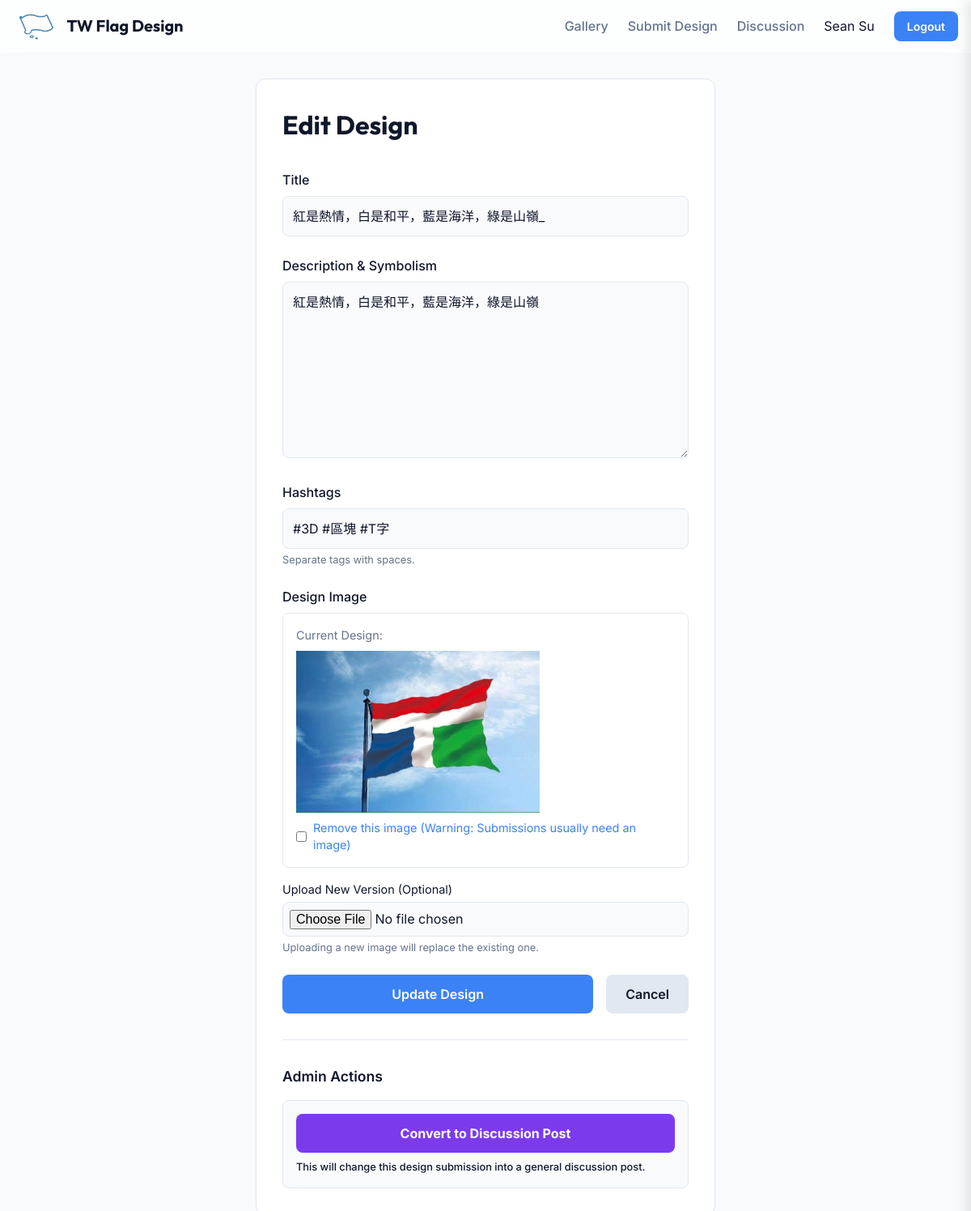
Screenshot of /design/e844417e-8405-4485-b4db-751bd1ac1eb1/edit (signed in) with the database file from the repository.
### app/models.py (models this page shows, shortened)
class User(db.Model, UserMixin):
    id = db.Column(db.Integer, primary_key=True)
    google_id = db.Column(db.String(100), unique=True, nullable=True) # Nullable for local testing if needed
    name = db.Column(db.String(100), nullable=False)
    email = db.Column(db.String(120), unique=True, nullable=False)
    profile_pic = db.Column(db.String(200))
    is_admin = db.Column(db.Boolean, default=False)
    designs = db.relationship('Design', backref='author', lazy=True)
    posts = db.relationship('Post', backref='author', lazy=True)
    comments = db.relationship('Comment', backref='author', lazy=True)
    ratings = db.relationship('Rating', backref='author', lazy=True)

class Design(db.Model):
    id = db.Column(db.Integer, primary_key=True)
    public_id = db.Column(db.String(36), unique=True, nullable=True)
    title = db.Column(db.String(100), nullable=False)
    description = db.Column(db.Text, nullable=False)
    image_filename = db.Column(db.String(100), nullable=False)
    hashtags = db.Column(db.Text, nullable=True)
    created_at = db.Column(db.DateTime, nullable=False, default=datetime.utcnow)
    approved = db.Column(db.Boolean, default=False)
    user_id = db.Column(db.Integer, db.ForeignKey('user.id'), nullable=False)
    comments = db.relationship('Comment', backref='design', lazy=True)
    ratings = db.relationship('Rating', backref='design', lazy=True)

### app/main/routes.py (the view, shortened to what this page needs)
@bp.route('/design/<public_id>/edit', methods=['GET', 'POST'])
@login_required
def edit_design(public_id):
    design = Design.query.filter_by(public_id=public_id).first_or_404()
    if design.author != current_user and not current_user.is_admin:
        abort(403)
    return render_template('edit_design.html', design=design)

### app/models.py (called while the page is built)
@login_manager.user_loader
def load_user(user_id):
    return User.query.get(int(user_id))

### app/templates/edit_design.html (shortened to what this page needs)
{% extends "layout.html" %}
{% block content %}
<div class="container" style="max-width: 600px;">
    <div class="card" style="padding: 2rem;">
        <h1 style="font-family: var(--font-heading); margin-bottom: 2rem; color: var(--color-primary);">Edit Design</h1>
        <form method="POST" enctype="multipart/form-data">
            <div style="margin-bottom: 1.5rem;">
                <label for="title" style="display: block; margin-bottom: 0.5rem; font-weight: 500;">Title</label>
                <input type="text" id="title" name="title" required value="{{ design.title }}"
                    style="width: 100%; padding: 0.75rem; border: 1px solid var(--color-border); border-radius: var(--radius-md); background: var(--color-background); color: var(--color-text-main);">
            </div>
            <div style="margin-bottom: 1.5rem;">
                <label for="description" style="display: block; margin-bottom: 0.5rem; font-weight: 500;">Description &
                    Symbolism</label>
                <textarea id="description" name="description" rows="8" required
                    style="width: 100%; padding: 0.75rem; border: 1px solid var(--color-border); border-radius: var(--radius-md); background: var(--color-background); color: var(--color-text-main); font-family: inherit;">{{ design.description }}</textarea>
            </div>
            <div style="margin-bottom: 1.5rem;">
                <label for="hashtags" style="display: block; margin-bottom: 0.5rem; font-weight: 500;">Hashtags</label>
                <input type="text" id="hashtags" name="hashtags" value="{{ design.hashtags or '' }}" autocomplete="off"
                    placeholder="#平面 #3D #搞笑"
                    style="width: 100%; padding: 0.75rem; border: 1px solid var(--color-border); border-radius: var(--radius-md); background: var(--color-background); color: var(--color-text-main);">
                <p style="font-size: 0.8rem; color: var(--color-text-muted); margin-top: 0.25rem;">Separate tags with
                    spaces.</p>
            </div>
            <div style="margin-bottom: 1.5rem;">
                <label style="display: block; margin-bottom: 0.5rem; font-weight: 500;">Design Image</label>
                {% if design.image_filename %}
                <div
                    style="margin-bottom: 1rem; padding: 1rem; border: 1px solid var(--color-border); border-radius: var(--radius-md);">
                    <p style="margin-bottom: 0.5rem; font-size: 0.9rem; color: var(--color-text-muted);">Current Design:
                    </p>
                    <img src="{{ url_for('static', filename='uploads/' + design.image_filename) }}" alt="Current Design"
                        style="max-height: 200px; max-width: 100%; display: block; margin-bottom: 0.5rem;">
                    <div style="display: flex; align-items: center; gap: 0.5rem;">
                        <input type="checkbox" id="remove_image" name="remove_image" value="yes">
                        <label for="remove_image" style="color: var(--color-accent); font-size: 0.9rem;">Remove this
                            image (Warning: Submissions usually need an image)</label>
                    </div>
                </div>
                {% endif %}
                <label for="image" style="display: block; font-size: 0.9rem; margin-bottom: 0.25rem;">Upload New Version
                    (Optional)</label>
                <input type="file" name="image" id="image" accept="image/*"
                    style="width: 100%; padding: 0.5rem; border: 1px solid var(--color-border); border-radius: var(--radius-md); background: var(--color-background); color: var(--color-text-main);">
                <p style="font-size: 0.8rem; color: var(--color-text-muted); margin-top: 0.25rem;">Uploading a new image
                    will replace the existing one.</p>
            </div>
            <div style="display: flex; gap: 1rem;">
                <button type="submit" class="btn btn-primary" style="flex-grow: 1;">Update Design</button>
                <a href="{{ url_for('main.design_detail', public_id=design.public_id) }}" class="btn"
                    style="background: var(--color-border); color: var(--color-text-main);">Cancel</a>
            </div>
        </form>
        {% if current_user.is_admin %}
        <div style="margin-top: 2rem; padding-top: 2rem; border-top: 1px solid var(--color-border);">
            <h3 style="font-size: 1.1rem; font-weight: 600; color: var(--color-primary); margin-bottom: 1rem;">Admin
                Actions</h3>
            <div
                style="background: var(--color-background); padding: 1rem; border: 1px solid var(--color-border); border-radius: var(--radius-md);">
                <form action="{{ url_for('main.convert_design_to_post', public_id=design.public_id) }}" method="POST">
                    <div id="convert-initial">
                        <button type="button" class="btn"
                            style="background-color: #7c3aed; color: #ffffff; width: 100%; font-weight: bold;"
                            onclick="document.getElementById('convert-initial').style.display='none'; document.getElementById('convert-confirm-ui').style.display='block';">
                            Convert to Discussion Post
                        </button>
                    </div>
                </form>
                <p style="font-size: 0.8rem; color: var(--color-text-main); margin-top: 0.5rem; font-weight: 500;">This
                    will change this design submission into a general discussion post.</p>
            </div>
        </div>
        {% endif %}
    </div>
</div>
{% endblock %}

### app/templates/layout.html (shortened to what this page needs)
<!DOCTYPE html>
<html lang="en">
<head>
    <link rel="stylesheet" href="{{ url_for('static', filename='css/variables.css') }}">
    <link rel="stylesheet" href="{{ url_for('static', filename='css/base.css') }}">
</head>
<body>
    <nav class="navbar">
        <div class="container nav-container">
            <a href="{{ url_for('main.index') }}" class="nav-logo"
                style="display: flex; align-items: center; gap: 0.5rem; text-decoration: none;">
                <img src="{{ url_for('static', filename='img/logo.png') }}" alt="Logo"
                    style="height: 40px; width: auto;">
                TW Flag Design
            </a>
            <div class="nav-links">
                <a href="{{ url_for('main.index') }}" class="nav-item">Gallery</a>
                <a href="{{ url_for('main.submit') }}" class="nav-item">Submit Design</a>
                <a href="#" id="sidePanelToggle" class="nav-item">Discussion</a>
                {% if current_user.is_authenticated %}
                <span>{{ current_user.name }}</span>
                <a href="{{ url_for('auth.logout') }}" class="btn btn-primary"
                    style="padding: 0.5rem 1rem; font-size: 0.875rem;">Logout</a>
                {% else %}
                <a href="{{ url_for('auth.login') }}" class="btn btn-primary"
                    style="padding: 0.5rem 1rem; font-size: 0.875rem;">Login</a>
                {% endif %}
            </div>
        </div>
    </nav>
    <main class="container main-content">
        {% block content %}{% endblock %}
    </main>
</body>
</html>

### app/static/css/variables.css (style rules this page uses)
:root { --color-primary: #0f172a; --color-primary-light: #1e293b; --color-accent: #3b82f6; --color-accent-hover: #2563eb; --color-background: #f8fafc; --color-surface: #ffffff; --color-text-main: #0f172a; --color-text-muted: #64748b; --color-border: #e2e8f0; --color-success: #10b981; --color-error: #ef4444; --shadow-sm: 0 1px 2px 0 rgb(0 0 0 / 0.05); --shadow-md: 0 4px 6px -1px rgb(0 0 0 / 0.1), 0 2px 4px -2px rgb(0 0 0 / 0.1); --shadow-lg: 0 10px 15px -3px rgb(0 0 0 / 0.1), 0 4px 6px -4px rgb(0 0 0 / 0.1); --glass-background: rgba(255, 255, 255, 0.7); --glass-border: rgba(255, 255, 255, 0.2); --font-sans: 'Inter', system-ui, -apple-system, sans-serif; --font-heading: 'Outfit', sans-serif; --radius-sm: 0.375rem; --radius-md: 0.5rem; --radius-lg: 0.75rem; --radius-xl: 1rem; --spacing-container: 1200px; }

### app/static/css/base.css (style rules this page uses)
*, *::before, *::after { box-sizing: border-box; margin: 0; padding: 0; }
body { font-family: var(--font-sans); background-color: var(--color-background); color: var(--color-text-main); line-height: 1.5; -webkit-font-smoothing: antialiased; }
img, picture, video, canvas, svg { display: block; max-width: 100%; }
input, button, textarea, select { font: inherit; }
a { color: inherit; text-decoration: none; }
.container { max-width: var(--spacing-container); margin: 0 auto; padding: 0 1rem; }
.btn { display: inline-flex; align-items: center; justify-content: center; padding: 0.75rem 1.5rem; border-radius: var(--radius-md); font-weight: 600; transition: all 0.2s ease; cursor: pointer; border: none; }
.btn-primary { background-color: var(--color-accent); color: white; }
.card { background-color: var(--color-surface); border: 1px solid var(--color-border); border-radius: var(--radius-lg); box-shadow: var(--shadow-sm); overflow: hidden; transition: transform 0.2s, box-shadow 0.2s; }

### app/templates/layout.html (style rules this page uses)
.navbar { background: var(--glass-background); backdrop-filter: blur(12px); border-bottom: 1px solid var(--glass-border); position: sticky; top: 0; z-index: 100; }
.nav-container { display: flex; align-items: center; justify-content: space-between; height: 4rem; }
.nav-logo { font-family: var(--font-heading); font-weight: 700; font-size: 1.25rem; color: var(--color-primary); }
.nav-links { display: flex; gap: 1.5rem; align-items: center; }
.nav-item { font-weight: 500; color: var(--color-text-muted); transition: color 0.2s; }
.main-content { padding: 2rem 0; min-height: calc(100vh - 4rem); }

### rows the page displays
User: name "Sean Su"
Design: title "紅是熱情，白是和平，藍是海洋，綠是山嶺_", description "紅是熱情，白是和平，藍是海洋，綠是山嶺", hashtags "#3D #區塊 #T字", image_filename (picture)
